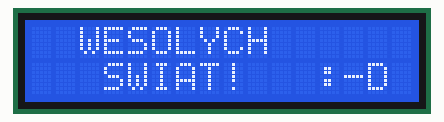
The sketch below on a simulated Arduino Uno, built with avr-gcc and run on an emulated ATmega328P. Shown: 16×2 character LCD.

Above: at 0.1 s.
At 1.1 s:
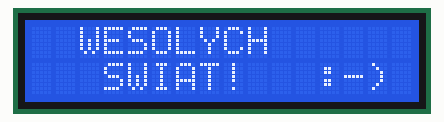

Measured:
- what the display in image 1 shows lasts 1.0 s, from 1.1 s to 2.1 s

The sketch:

lcd0.ino
```cpp
//1-gnd
//2-vcc
//3-1.6k-gnd
//4-pin
//5-gnd
//6-pin
//11,14-pin
//15-vcc
//16-gnd
#include <LiquidCrystal.h> //Dołączenie bilbioteki
LiquidCrystal lcd(2, 3, 4, 5, 6, 7); //Informacja o podłączeniu nowego wyświetlacza

void setup() {
  lcd.begin(16, 2); //Deklaracja typu
  lcd.setCursor(2, 0); //Ustawienie kursora
  lcd.print("WESOLYCH"); //Wyświetlenie tekstu
  lcd.setCursor(3, 1); //Ustawienie kursora
  lcd.print("SWIAT!"); //Wyświetlenie tekstu
  lcd.setCursor(12, 1);
  lcd.print(150);
  //lcd.blink(); //Włącznie kursora
}

void loop() {
  //lcd.noDisplay(); //Wyłącz i poczekaj
  //delay(500);
  //lcd.clear()
  lcd.setCursor(12, 2);
  lcd.print(":-D");
  delay(1000);
  lcd.setCursor(12, 2);
  lcd.print(":-)"); //Wyświetlenie tekstu
  //lcd.display(); //Włącz i poczekaj
  delay(1000);
}
```
